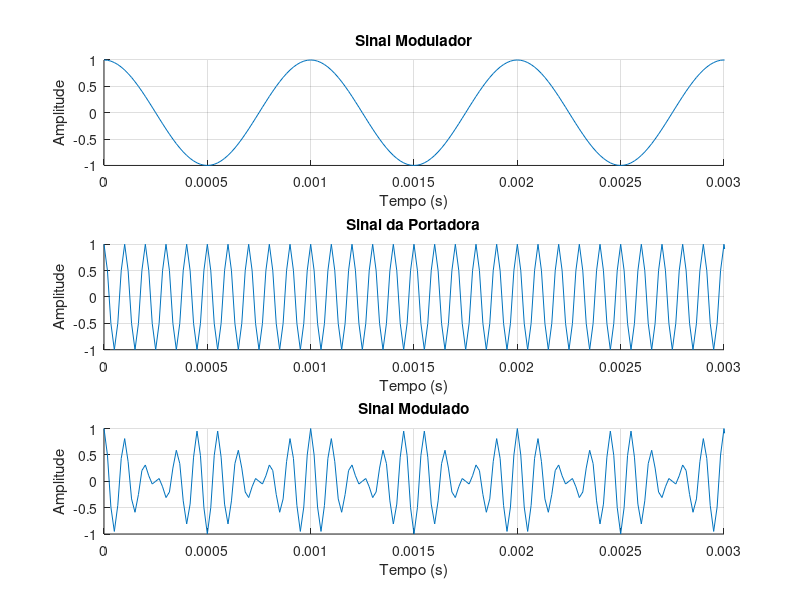
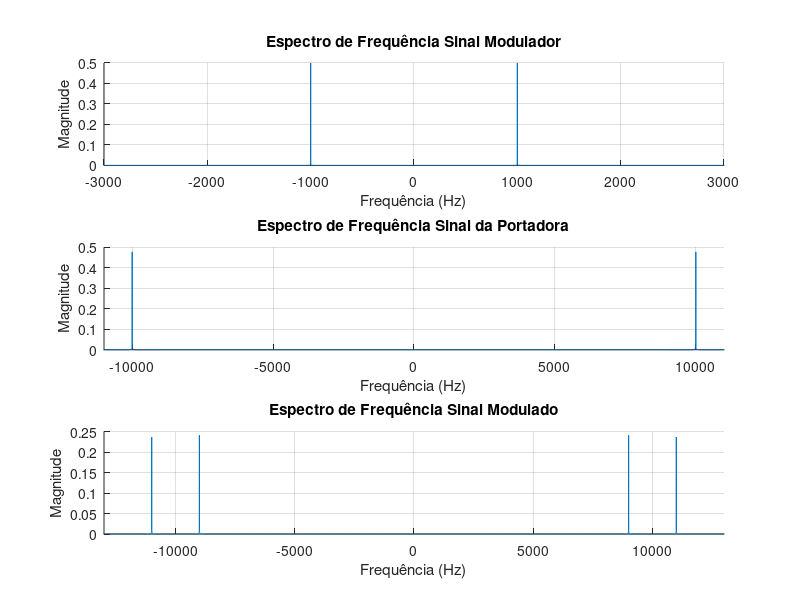
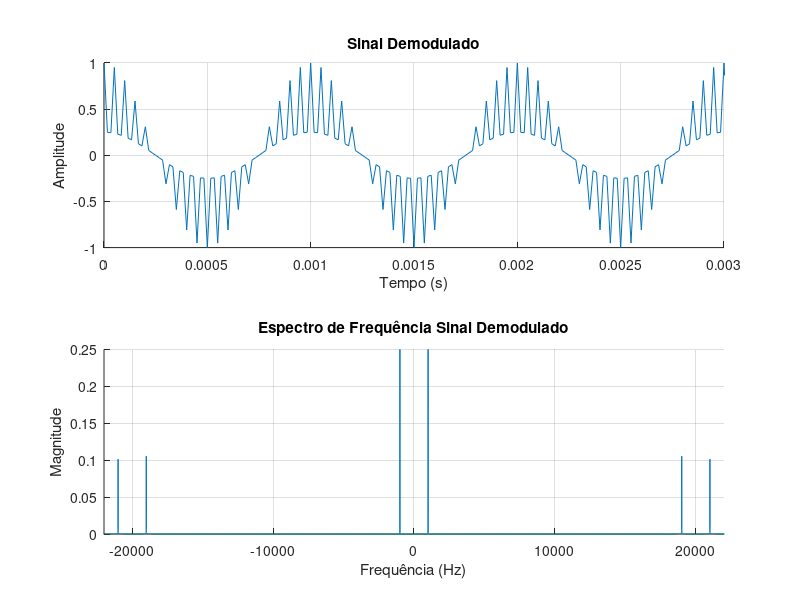
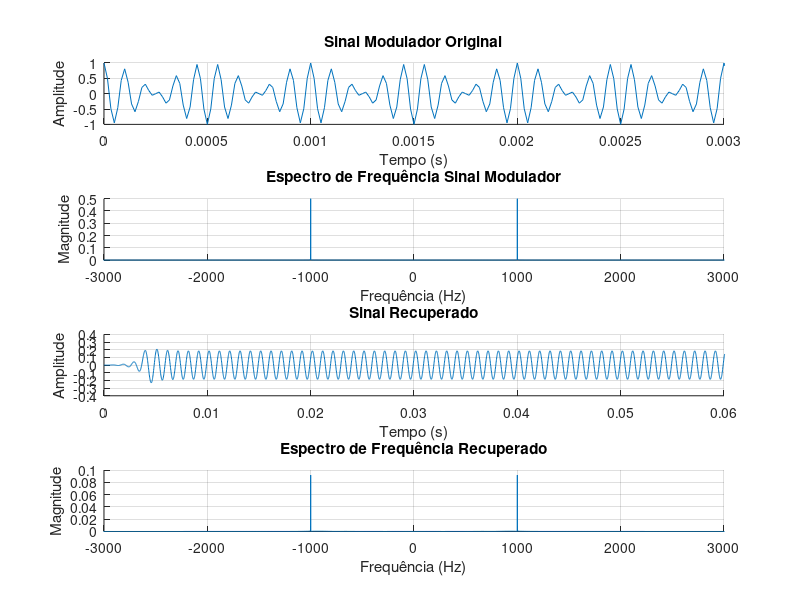

These charts were generated, in order, by the following MATLAB code:
clear all; close all; clc;
pkg load signal;

f= 1000;
T= 1/f;

fc = 10000;

fs = 60 * f;
ts = 1/fs;
t = 0 : ts : 1;

An = 1;
Ac = 1;

n_t = An * cos(2*pi*f*t);
c_t = Ac * cos(2*pi*fc*t);

sinal_modulado = n_t .* c_t;

% gráficos do domínio do tempo
figure;
subplot(3,1,1); hold on; grid on;
plot(t, n_t);
xlim([0 3*T]);
title('Sinal Modulador');
xlabel('Tempo (s)');
ylabel('Amplitude');

subplot(3,1,2); hold on; grid on;
plot(t, c_t);
xlim([0 3*T]);
title('Sinal da Portadora');
xlabel('Tempo (s)');
ylabel('Amplitude');

subplot(3,1,3); hold on; grid on;
plot(t, sinal_modulado);
xlim([0 3*T]);
title('Sinal Modulado');
xlabel('Tempo (s)');
ylabel('Amplitude');

# dominio da frequencia
passo_f = length(t)/(fs+1);
f_axis = -fs/2 : passo_f : fs/2;

Xf_n = fft(n_t)/length(n_t);
Xf_n = fftshift(Xf_n);

Xf_c = fft(c_t)/length(c_t);
Xf_c = fftshift(Xf_c);

Xf_sinalMod = fft(sinal_modulado)/length(sinal_modulado);
Xf_sinalMod = fftshift(Xf_sinalMod);

figure;
subplot(3,1,1); hold on; grid on;
plot(f_axis, abs(Xf_n));
xlim([-3000 3000]);
title('Espectro de Frequência Sinal Modulador');
xlabel('Frequência (Hz)');
ylabel('Magnitude');

subplot(3,1,2); hold on; grid on;
plot(f_axis, abs(Xf_c));
xlim([-11000 11000]);
title('Espectro de Frequência Sinal da Portadora');
xlabel('Frequência (Hz)');
ylabel('Magnitude');

subplot(3,1,3); hold on; grid on;
plot(f_axis, abs(Xf_sinalMod));
xlim([-13000 13000]);
title('Espectro de Frequência Sinal Modulado');
xlabel('Frequência (Hz)');
ylabel('Magnitude');

#demodulacao
sinal_demodulado = sinal_modulado .* c_t;
Xf_sinalDemod = fft(sinal_demodulado)/length(sinal_demodulado);
Xf_sinalDemod = fftshift(Xf_sinalDemod);

figure;
subplot(2,1,1); hold on; grid on;
plot(t, sinal_demodulado);
xlim([0 3*T]);
title('Sinal Demodulado');
xlabel('Tempo (s)');
ylabel('Amplitude');

subplot(2,1,2); hold on; grid on;
plot(f_axis, abs(Xf_sinalDemod));
xlim([-22000 22000]);
title('Espectro de Frequência Sinal Demodulado');
xlabel('Frequência (Hz)');
ylabel('Magnitude');

% Filtro passa-baixa FIR para recuperar a mensagem
fcutoff = 1000; % Frequência de corte do filtro passa-baixa
order = 500; % Ordem do filtro FIR (quanto maior, mais acentuada a transição)
b = fir1(order, (fcutoff*2)/fs); % Coeficientes do filtro FIR
sinal_recuperado = filter(b, 1, sinal_demodulado);

sinal_recuperado_freq = fft(sinal_recuperado)/length(sinal_recuperado);
sinal_recuperado_freq= fftshift(sinal_recuperado_freq);

figure;
subplot(4,1,1); hold on; grid on;
plot(t, sinal_modulado);
xlim([0 3*T]);
title('Sinal Modulador Original');
xlabel('Tempo (s)');
ylabel('Amplitude');

subplot(4,1,2); hold on; grid on;
plot(f_axis, abs(Xf_n));
xlim([-3000 3000]);
title('Espectro de Frequência Sinal Modulador');
xlabel('Frequência (Hz)');
ylabel('Magnitude');

subplot(4,1,3); hold on; grid on;
plot(t, sinal_recuperado);
xlim([0 60*T]);
title('Sinal Recuperado');
xlabel('Tempo (s)');
ylabel('Amplitude');

subplot(4,1,4); hold on; grid on;
plot(f_axis, abs(sinal_recuperado_freq));
xlim([-3000 3000]);
title('Espectro de Frequência Recuperado');
xlabel('Frequência (Hz)');
ylabel('Magnitude');